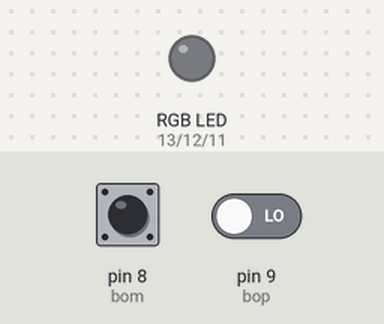
Recording of a sketch running on a simulated Arduino Uno, built with avr-gcc and run on an emulated ATmega328P. On the bench: an RGB LED mixed from three pins (HIGH = lit). The test bench sets the inputs (shaded band); at power-on: pin 8 (bom) LOW, pin 9 (bop) LOW. Dim RGB values are drawn brighter than linear.

Above: at 1.2 s.
1.3 s: pin 8 (bom) driven HIGH
At 1.64 s:
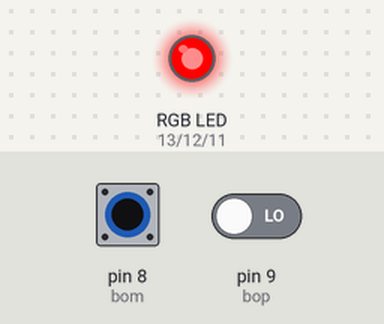
4.3 s: pin 9 (bop) driven HIGH
At 5.08 s:
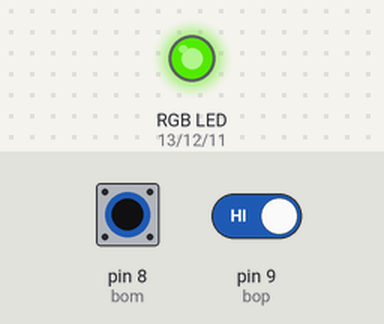
7.3 s: pin 8 (bom) driven LOW
10.3 s: pin 9 (bop) driven LOW
11.8 s: pin 8 (bom) pulsed HIGH 2 times (0.12 s each, 0.3 s apart)
At 12.8 s:
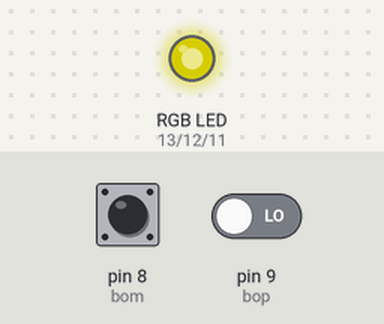
Timing chart, 0 to 15.8 s (numbered marks = the images above; inputs shaded):
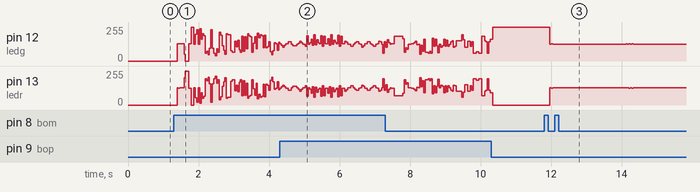

The sketch:

pompiers_2.ino
```cpp
int ledr = 13;
int ledg = 12;
int ledb = 11;
int bop = 9;
int bom = 8;
int pe = 1000;
int pb = 4;
int pm = 4;
int pbc = 0;
int pmc = 0;
int po = 0;
int et = 0;


void setup(){
  pinMode(ledr, OUTPUT);
  pinMode(ledg, OUTPUT);
  pinMode(ledb, OUTPUT);
  pinMode(bop, INPUT);
  pinMode(bom, INPUT);
}

void loop(){

  delay(1);

  if (po > pe) {
    po = 0;
    if (et == 0 ) {
      digitalWrite(ledr, HIGH);
      digitalWrite(ledg, LOW);
      et = 1;
    } else {
      digitalWrite(ledr, LOW);
      digitalWrite(ledg, HIGH);
      et = 0;
    }
  }else {

    }

pm = digitalRead(bom);
pb = digitalRead(bop);

if (pb == HIGH){
  pbc = pbc + 1;
} else {
  pbc = 0;
}

if (pm == HIGH){
  pmc = pmc + 1;
} else {
  pmc = 0;
}


pe = pe + pbc;
pe = pe - pmc;
}
```

Measured:
- after the input at 11.8 s, pin 13 (ledr): 0/255 → 130/255 after 0.16 s
